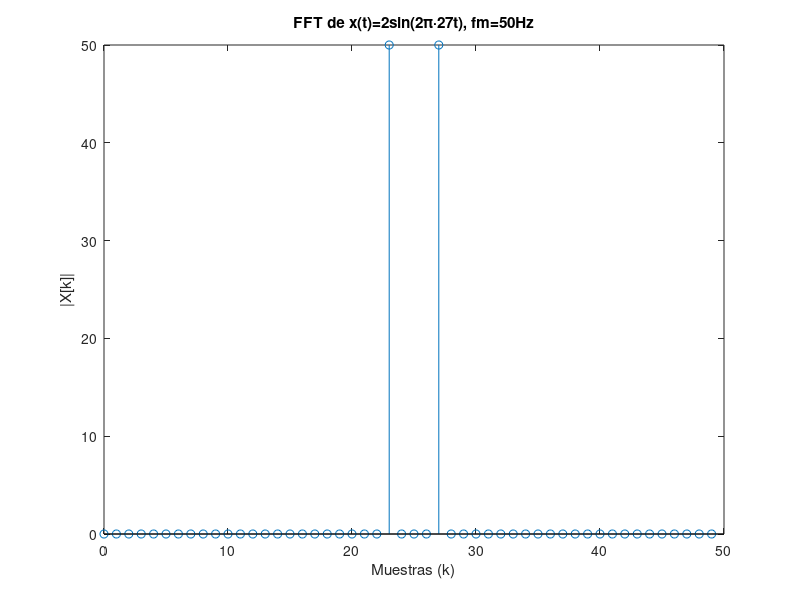

Source code (MATLAB):
% Ejercicio 5: Aliasing y relacion magnitud-amplitud

fm = 50;   % frecuencia de muestreo (Hz)
fs = 27;   % frecuencia de la señal original (Hz)
A  = 2;    % amplitud
T  = 1;    % duracion (segundos)
N  = fm*T; % numero de muestras = 50

t   = 0:1/fm:T-1/fm;    % vector de tiempo
x   = A*sin(2*pi*fs*t); % señal muestreada x(t) = 2sin(2π·27·t)
X_k = fft(x);           % TDF sin ajustar (igual que la figura del enunciado)

%--------------------------------------------------------------------------
% Item 1: calculo Δf y determino la frecuencia observada
delta_f = fm/N; % resolucion frecuencial = 1 Hz, cada k vale k*delta_f Hz

fprintf('=== Item 1 ===\n');
fprintf('N=%d muestras | Δf = fm/N = %d/%d = %.1f Hz\n', N, fm, N, delta_f);
fprintf('Nyquist: fm/2 = %.0f Hz < fs = %d Hz => aliasing\n', fm/2, fs);
fprintf('Frecuencia observada: fm - fs = %d - %d = %d Hz\n', fm, fs, fm-fs);

% Grafico identico al del enunciado (sin ajustar, eje en muestras k)
figure(1); clf;
stem(0:N-1, abs(X_k));
xlabel('Muestras (k)'); ylabel('|X[k]|');
title(sprintf('FFT de x(t)=%.0fsin(2π·%dt), fm=%dHz', A, fs, fm));
xlim([0 N]);

%--------------------------------------------------------------------------
% Item 2: verifico la formula de aliasing para fs=27 y fs=105

fprintf('\n=== Item 2 ===\n');
fprintf('Formula: f_alias = fm - fs  (cuando fs > fm/2)\n');

% Funcion que calcula la frecuencia de alias para cualquier fs y fm
f_alias = @(fs, fm) abs(mod(fs, fm) - fm*(mod(fs,fm) > fm/2));

fprintf('fs=27  Hz: f_alias = %d Hz\n', f_alias(27,  fm));
fprintf('fs=105 Hz: f_alias = %d Hz\n', f_alias(105, fm));

% Verifico fs=105 con codigo: genero la señal y busco el pico
x105   = sin(2*pi*105*t);
X_k105 = fft(x105);
[~, k_max] = max(abs(X_k105(1:N/2+1))); % busco pico en parte positiva
fprintf('Pico observado para fs=105Hz: k=%d => f=%.0f Hz\n', k_max-1, (k_max-1)*delta_f);

%--------------------------------------------------------------------------
% Item 3: relacion entre magnitud observada y amplitud original

fprintf('\n=== Item 3 ===\n');
fprintf('Teoria: |X[k]| = A*N/2 = %.0f*%d/2 = %.0f\n', A, N, A*N/2);

% Busco el pico real en el espectro (tomo la parte positiva)
[mag_obs, ~] = max(abs(X_k(1:N/2)));
fprintf('Magnitud observada en el grafico: %.1f\n', mag_obs);
fprintf('Relacion inversa: A = 2*|X[k]|/N = 2*%.1f/%d = %.2f\n', mag_obs, N, 2*mag_obs/N);
